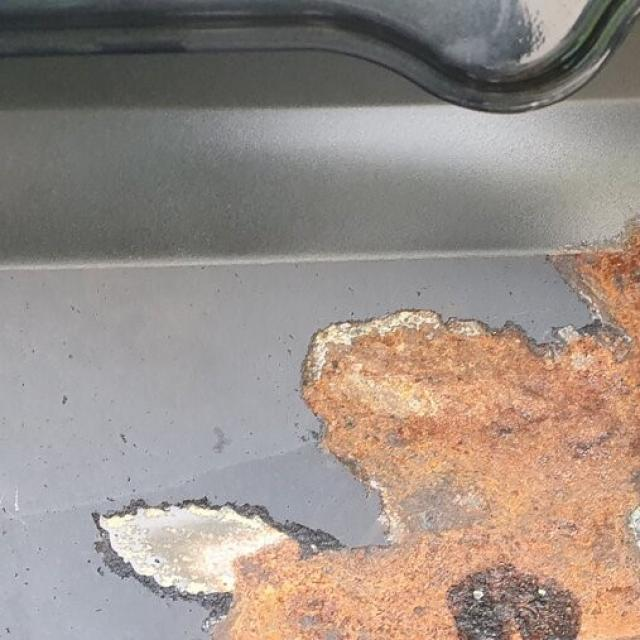
#> input picture Outcomes/Input/123.jpg, 640 x 640 px, found by its file name; its folder holds 4 pictures in this run
$ python script.py
#> lines starting #> are read from the running program, lines starting #| are printed output that depends on the picture
import cv2
import os

#resive
input_folder = "../Phase3/Input"
output_folder = "../Phase3/Output"

os.makedirs(output_folder, exist_ok=True)

images = [f for f in os.listdir(input_folder) if f.lower().endswith(('.jpg', '.png', '.jpeg'))]
total = len(images)

for i, filename in enumerate(images):
    img = cv2.imread(os.path.join(input_folder, filename))
#> img is the input picture: shape (640, 640, 3); mean B, G, R 135.3, 142.8, 154.8
    resized = cv2.resize(img, (1280, 720))
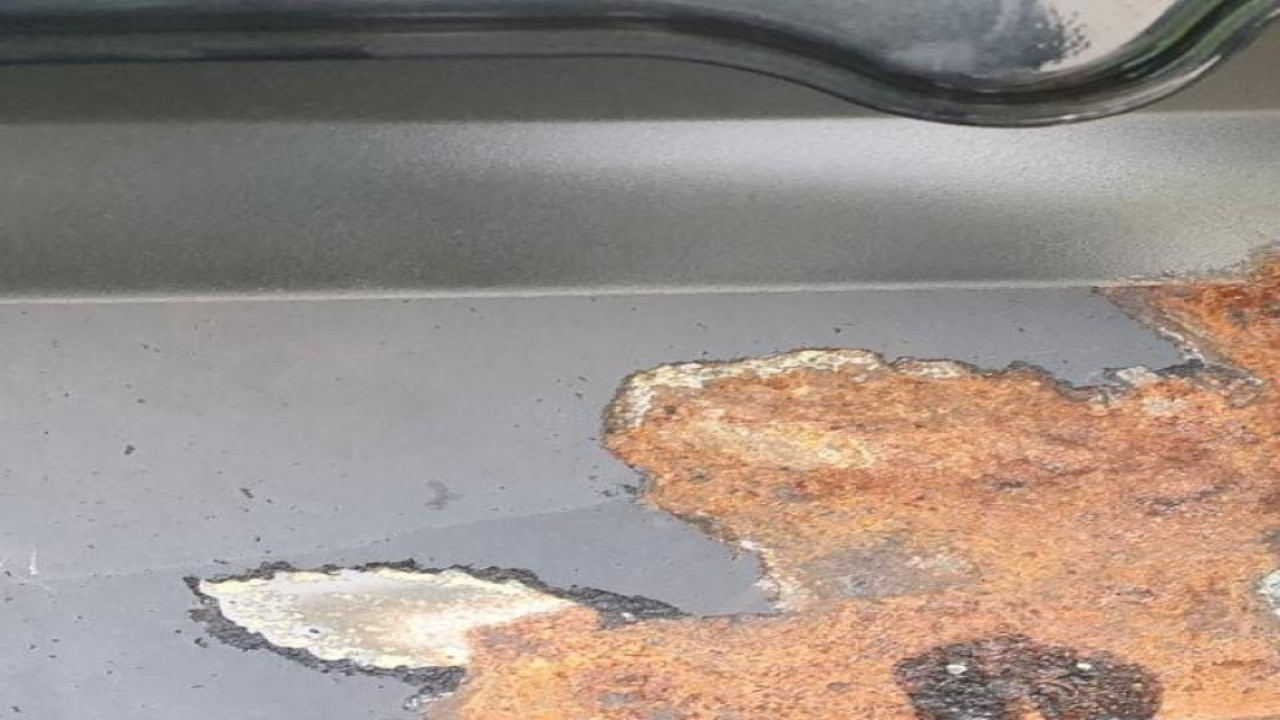
#> resized: shape (720, 1280, 3); mean B, G, R 135.2, 142.7, 154.7
    cv2.imwrite(os.path.join(output_folder, filename), resized)
    print(f"{i+1}/{total} — {filename}")
#> pass 2 of the loop `for i, filename in enumerate(images):`:
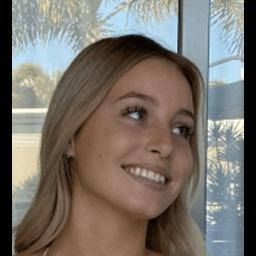
#> input picture Outcomes/Input/12345.jpg, 256 x 256 px, found by its file name
#> img is the input picture: shape (256, 256, 3); mean B, G, R 104.9, 112.2, 119.4
#> `resized = cv2.resize(img, (1280, 720))`:
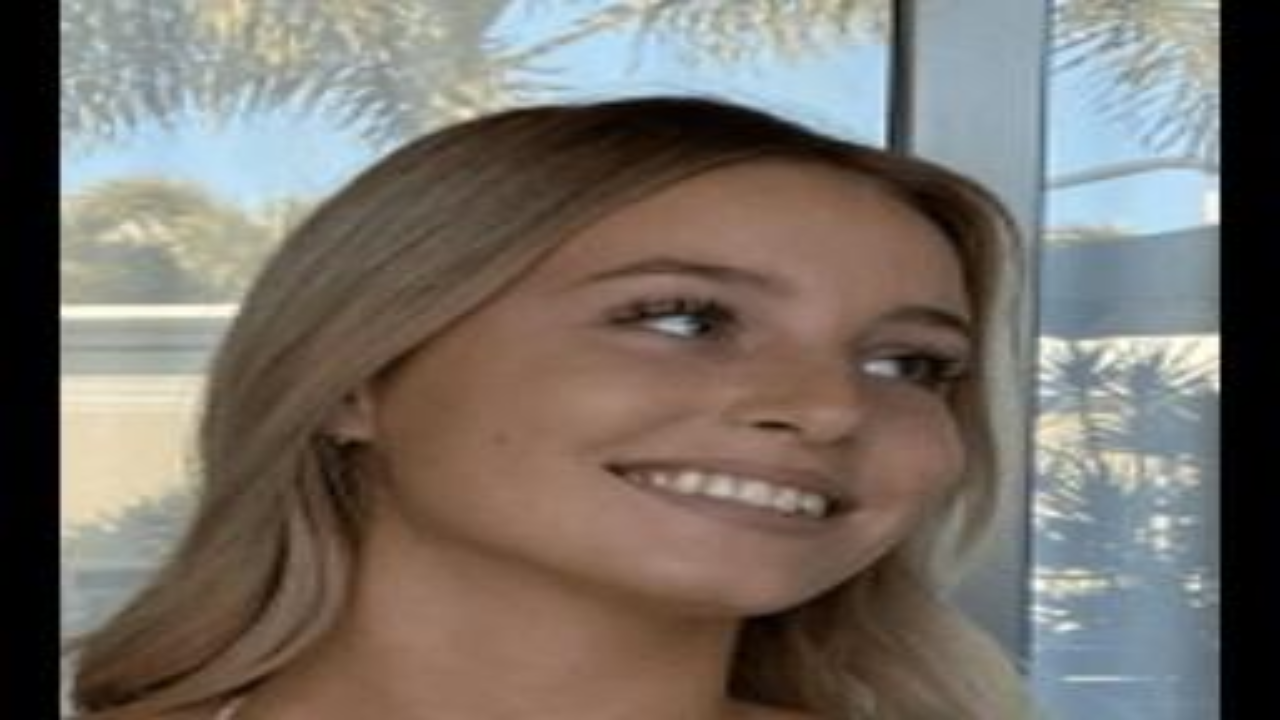
#> resized: shape (720, 1280, 3); mean B, G, R 104.8, 112.1, 119.2
#> pass 3 of the loop `for i, filename in enumerate(images):`:
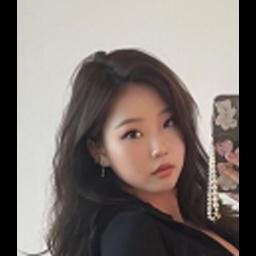
#> input picture Outcomes/Input/6ce2cdb831109b94c2f15bb38524bdec-0_jpg.rf.131fb58aa9f639081e4e62c9b41bf210.jpg, 256 x 256 px, found by its file name
#> img is the input picture: shape (256, 256, 3); mean B, G, R 110.5, 115.3, 124.6
#> `resized = cv2.resize(img, (1280, 720))`:
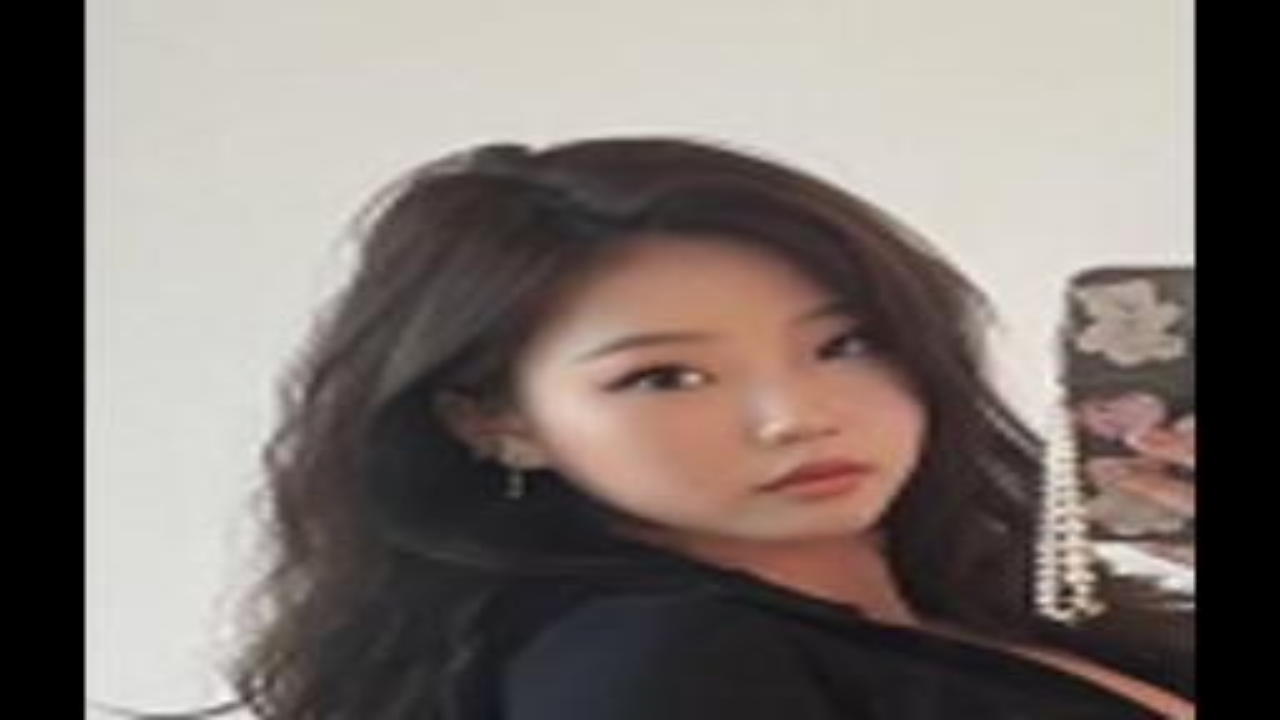
#> resized: shape (720, 1280, 3); mean B, G, R 110.5, 115.2, 124.5
#> the loop made 4 passes; the first 3 are shown

print(f"Done! Saved to {output_folder}")
